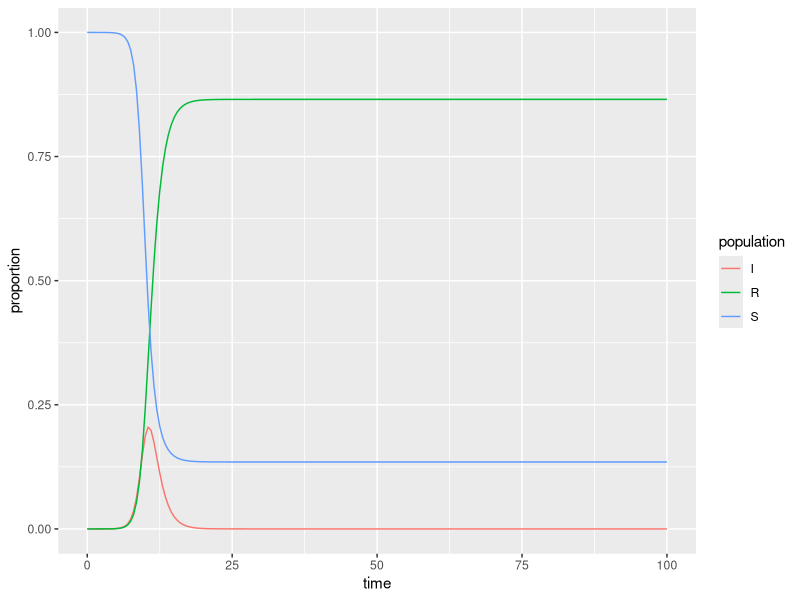

R code for this plot:
## ---- chunk 1
#| message: false
#| warning: false
library(tidyverse)
library(deSolve)
## ---- chunk 2
# Proportion in each compartment: Susceptible 0.999999, Infected 0.000001, Recovered 0 (these are directly from the example linked above) ----
init <- c(S = 1-1e-6, I = 1e-6, R = 0.0)

# beta: infection parameter; gamma: recovery parameter ----
parameters <- c(beta = 2.316, gamma = 1.00)

# time frame ----
times <- seq(0, 100, by = 0.5)
## ---- chunk 3
# Build the function with all ----
sir <- function(time, init, parameters) {

  with(as.list(c(init, parameters)), {
    dS <- -beta * S * I
    dI <-  beta * S * I - gamma * I
    dR <-  gamma * I
    
    return(list(c(dS, dI, dR)))
    
  })
  
}
## ---- chunk 4
# Solve using `deSolve::ode()` ----
approximation <- ode(y = init, times = times, func = sir, parms = parameters)
## ---- chunk 5
# Get output into a data frame ----
approx_df <- as.data.frame(approximation)

# Pivot longer so R will do the work for us ----
approx_long <- approx_df %>% 
  pivot_longer(cols = S:R, names_to = "population", values_to = "proportion")
## ---- chunk 6
ggplot(data = approx_long, aes(x = time, y = proportion)) +
  geom_line(aes(color = population))
